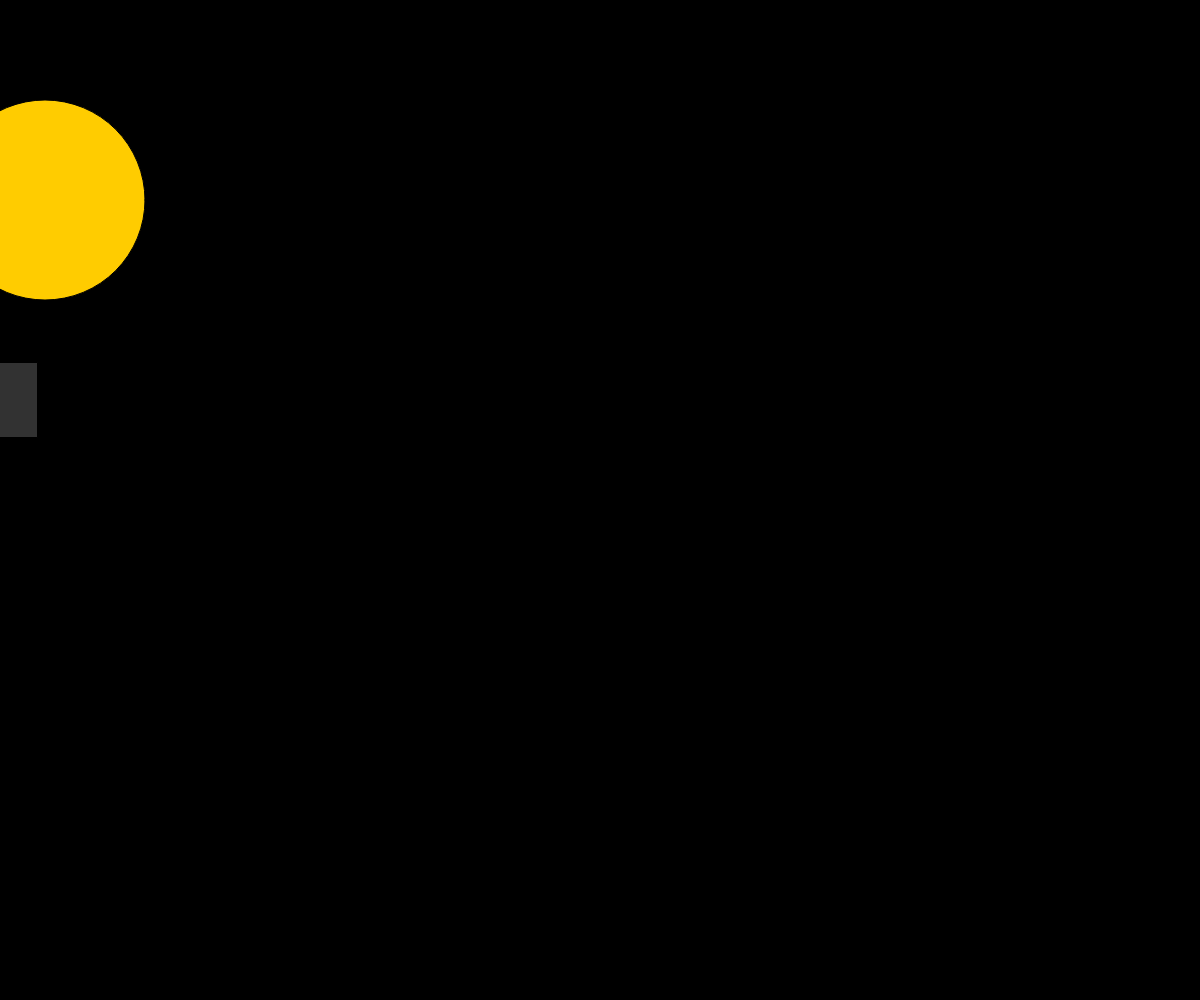
Frame 1 (no input)
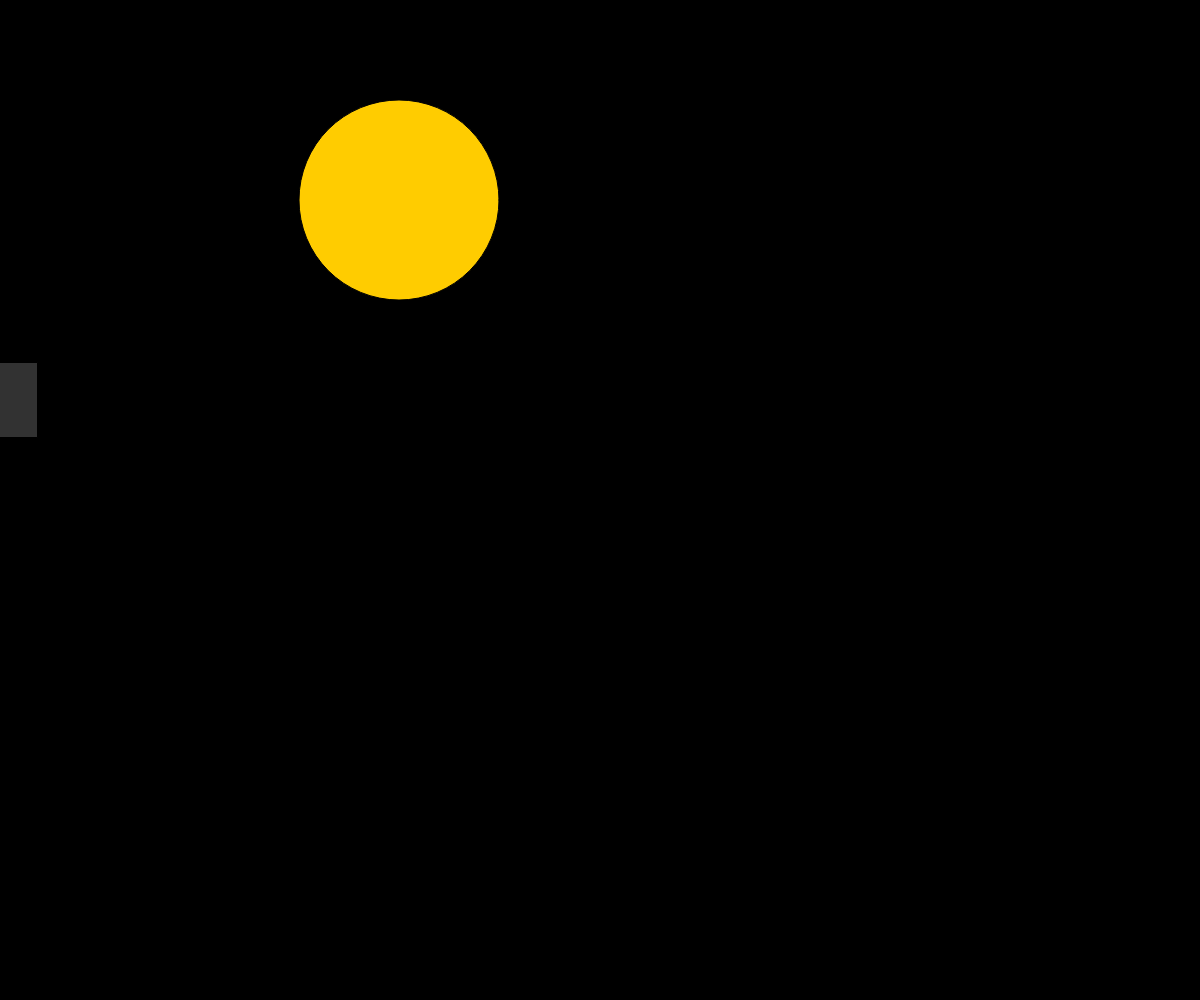
Frame 60 (no input)
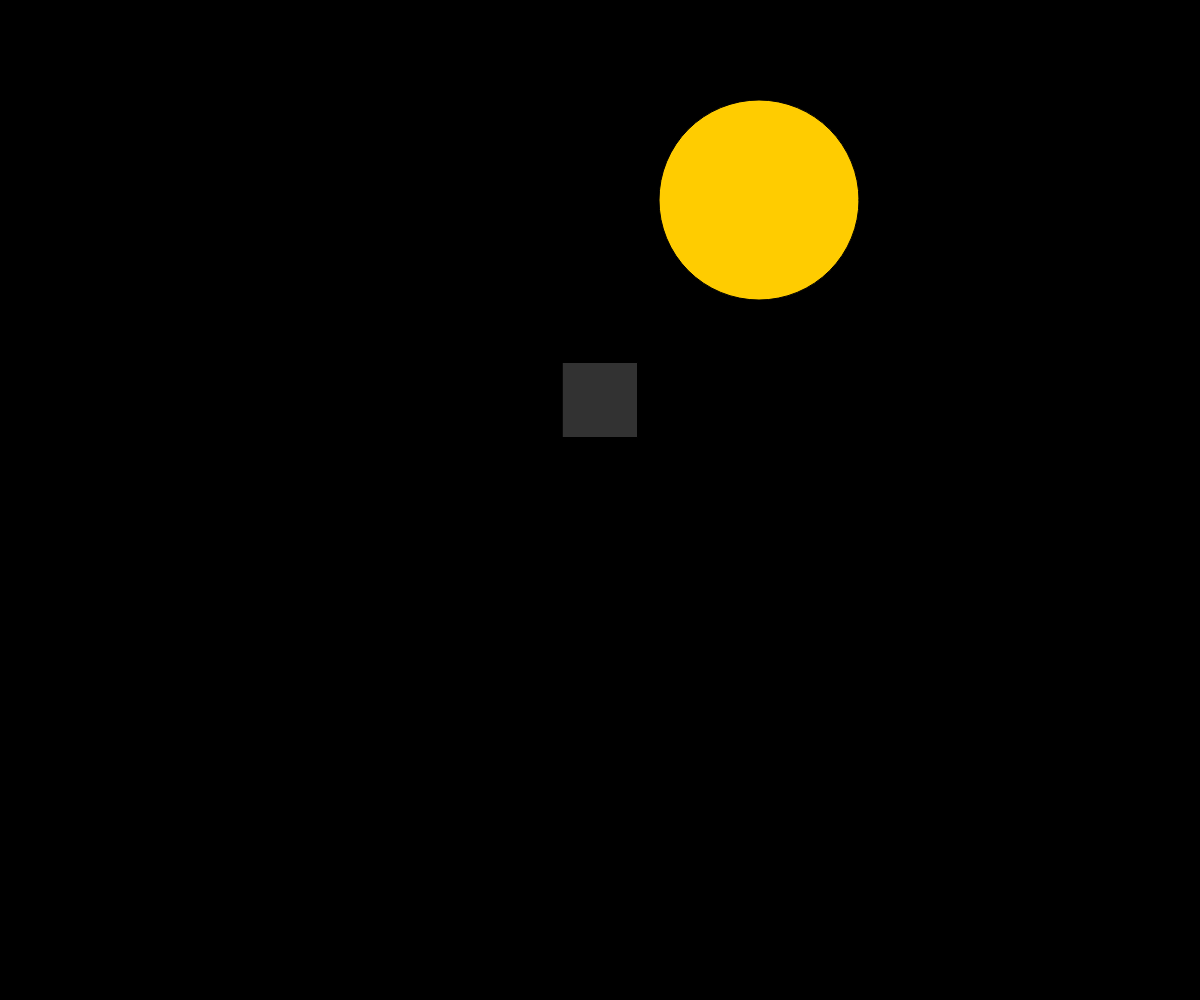
Frame 120 (the mouse pressed at the canvas centre since frame 60)

The p5.js sketch that drew these frames (run headless with seeded random() and noise() and a simulated clock; from frame 60 on, the mouse is pressed at the canvas centre):

// p5.js sketch
// ── sketch.js
// Project Title
// Your Name
// Date
//
// Extra for Experts:
// - describe what you did to take this project "above and beyond"
let X = 45;
let XSpeed =6;


function setup() {
  createCanvas(windowWidth, windowHeight);
  rectMode(CENTER)
}

function draw() {
  background(0);
  fill(255,204,0);
  ellipse(X,200, 200);
  fill(50);
  rect(mouseX,400,75,75);
  X += XSpeed;
  if (X > windowHeight) X =30
}
